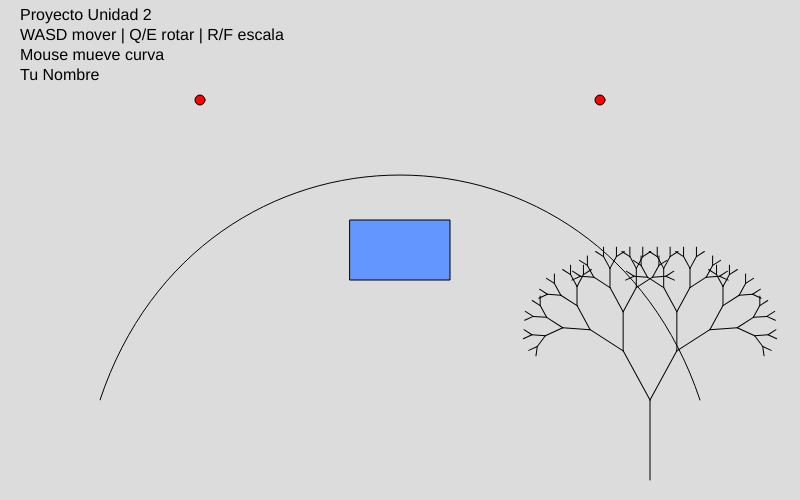
Frame 1 (no input)
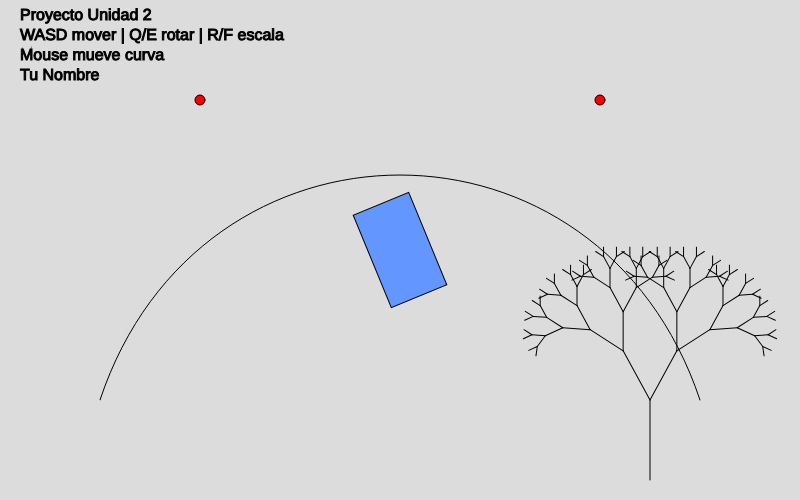
Frame 60 (no input)
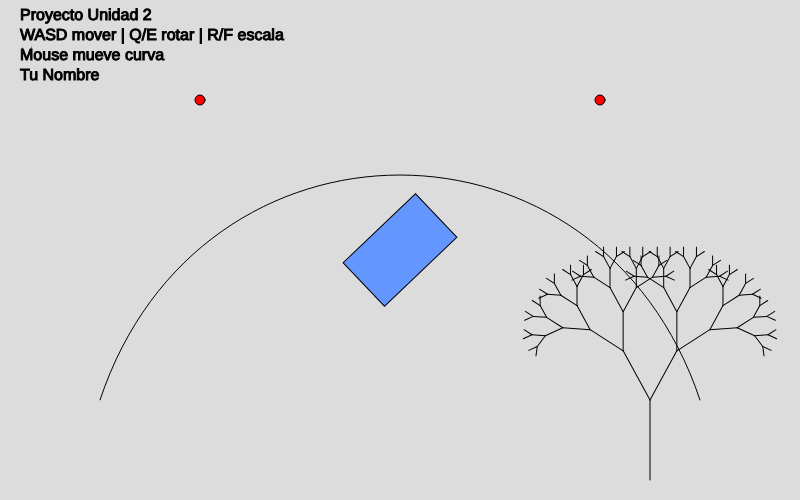
Frame 120 (the mouse pressed at the canvas centre since frame 60)

The p5.js sketch that drew these frames (run headless with seeded random() and noise() and a simulated clock; from frame 60 on, the mouse is pressed at the canvas centre):

// p5.js sketch
// ── sketch.js
// ================= VARIABLES =================
let x = 400, y = 250;   // posición objeto
let angulo = 0;         // rotación
let escala = 1;         // tamaño

// curva
let p1x = 200, p1y = 100;
let p2x = 600, p2y = 100;

// ================= SETUP =================
function setup() {
  createCanvas(800, 500); // 🎨 CANVAS
}

// ================= DRAW =================
function draw() {
  background(220); // limpiar pantalla

  // ================= TEXTO =================
  fill(0);
  textSize(16);
  text("Proyecto Unidad 2", 20, 20);
  text("WASD mover | Q/E rotar | R/F escala", 20, 40);
  text("Mouse mueve curva", 20, 60);
  text("Tu Nombre", 20, 80);

  // ================= OBJETO + TRANSFORMACIONES =================
  push();
  translate(x, y);   // mover
  rotate(angulo);    // rotar
  scale(escala);     // escalar

  rectMode(CENTER);
  fill(100, 150, 255);
  rect(0, 0, 100, 60); // 🔷 FIGURA

  pop();

  // ================= ANIMACIÓN =================
  angulo += 0.02; // gira automáticamente

  // ================= CURVA =================
  noFill();
  stroke(0);
  bezier(100, 400, p1x, p1y, p2x, p2y, 700, 400);

  fill(255, 0, 0);
  circle(p1x, p1y, 10);
  circle(p2x, p2y, 10);

  // ================= FRACTAL =================
  push();
  translate(650, 480);
  fractal(80);
  pop();
}

// ================= FRACTAL =================
function fractal(len) {
  line(0, 0, 0, -len);
  translate(0, -len);

  if (len > 10) {
    push();
    rotate(0.5);
    fractal(len * 0.7);
    pop();

    push();
    rotate(-0.5);
    fractal(len * 0.7);
    pop();
  }
}

// ================= INTERACCIÓN =================
function keyPressed() {
  // movimiento
  if (key === 'A') x -= 10;
  if (key === 'D') x += 10;
  if (key === 'W') y -= 10;
  if (key === 'S') y += 10;

  // escala
  if (key === 'R') escala += 0.1;
  if (key === 'F') escala -= 0.1;

  // rotación manual
  if (key === 'Q') angulo -= 0.1;
  if (key === 'E') angulo += 0.1;
}

// mover curva con mouse
function mouseDragged() {
  p1x = mouseX;
  p1y = mouseY;
}
// ── Tranformaciones.js
function dibujarTransformaciones() {
  push();

  translate(200, 200);
  rotate(frameCount);
  scale(1.5);

  rectMode(CENTER);
  fill(100, 150, 255);
  rect(0, 0, 100, 50);

  pop();
}
